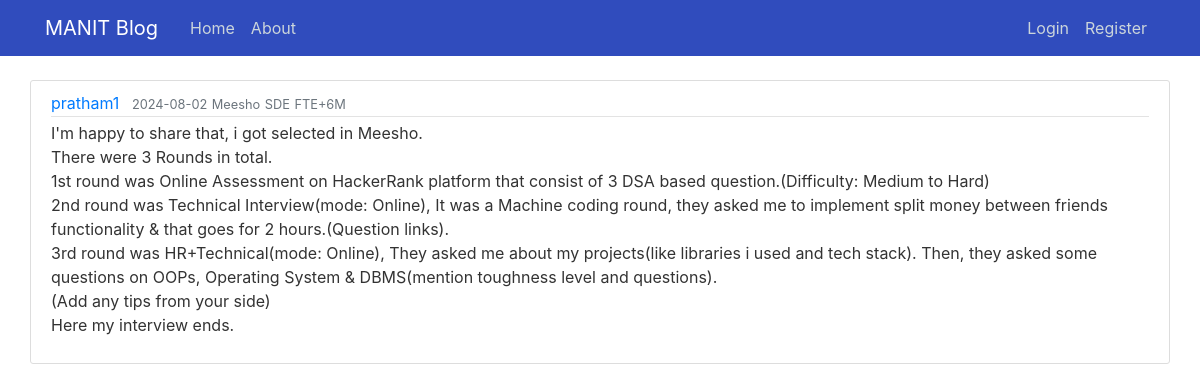
Screenshot of /post/2 with the database file from the repository.
### flaskblog/models.py (models this page shows, shortened)
class User(db.Model, UserMixin):
    id = db.Column(db.Integer, primary_key=True)
    username = db.Column(db.String(20), unique=True, nullable=False)
    email = db.Column(db.String(120), unique=True, nullable=False)
    image_file = db.Column(db.String(20), nullable=False, default='default.jpg')
    password = db.Column(db.String(40), nullable=False)
    posts = db.relationship('Post', backref='author', lazy=True)

class Post(db.Model):
    id = db.Column(db.Integer, primary_key=True)
    title = db.Column(db.String(100), nullable=False)
    branch = db.Column(db.String(100), nullable=False)
    type = db.Column(db.String(100), nullable=False)
    date_posted = db.Column(db.DateTime, nullable=False, default=datetime.utcnow)
    content = db.Column(db.Text, nullable=False)
    role = db.Column(db.String(100), nullable=False)
    user_id = db.Column(db.Integer, db.ForeignKey('user.id'), nullable=False)

### flaskblog/routes.py (the view)
@app.route("/post/<int:post_id>")
def post(post_id):
    post = Post.query.get_or_404(post_id)
    return render_template('post.html', title=post.title, post=post)

### flaskblog/routes.py (called while the page is built)
@app.context_processor
def base():
    form= SearchForm()
    return dict(form=form)

### flaskblog/templates/post.html (shortened to what this page needs)
{% extends "layout.html" %}
{% block content %}
        <article class="media content-section">
          <div class="media-body">
            <div class="article-metadata">
              <a class="mr-2" href="#">{{ post.author.username }}</a>
              <small class="text-muted">{{ post.date_posted.strftime('%Y-%m-%d') }}</small>
                <small class="text-muted">{{post.title}}</small>
                <small class="text-muted">{{post.role}}</small>
                <small class="text-muted">{{post.type}}</small>
            </div>
            <p class="article-content">{{ post.content }}</p>
          </div>
        </article>
{% endblock content %}

### flaskblog/static/main.css (style rules this page uses)
body { background: ; color: #333333; margin-top: 5rem; }
.content-section { background: #ffffff; padding: 10px 20px; border: 1px solid #dddddd; border-radius: 3px; margin-bottom: 20px; }
.article-content { white-space: pre-line; }
.article-metadata { padding-bottom: 1px; margin-bottom: 4px; border-bottom: 1px solid #e3e3e3 }

### rows the page displays
User: author.username "pratham1"
Post: date_posted "2024-08-02", title "Meesho", role "SDE", type "FTE+6M", content "I'm happy to share that, i got selected in Meesho. There were 3 Rounds in total. 1st round was Online Assessment on HackerRank platform that consist of 3 DSA based question.(Difficulty: Medium to Hard) 2nd round was Technical Interview(mode: Online), It was a Machine coding round, they asked me to implement split money between friends functionality & that goes for 2 hours.(Question links). 3rd round was HR+Technical(mode: Online), They asked me about my projects(like libraries i used and tech stack). Then, they asked some questions on OOPs, Operating System & DBMS(mention toughness level and questions). (Add any tips from your side) Here my interview ends."
